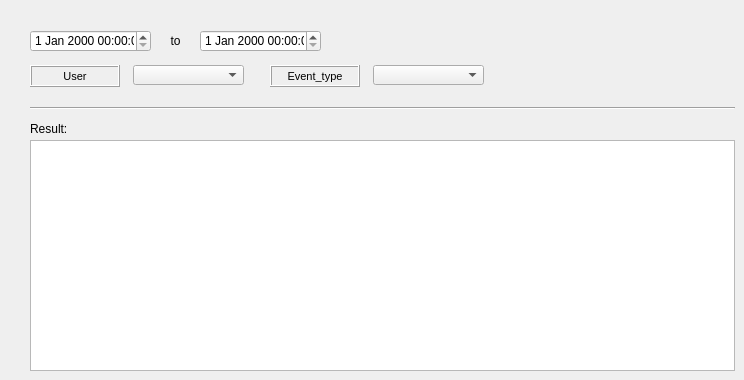
     <widget class="QWidget" name="tab">
      <attribute name="title">
       <string>Log</string>
      </attribute>
      <widget class="QDateTimeEdit" name="dateTimeEdit_8">
       <property name="geometry">
        <rect>
         <x>30</x>
         <y>30</y>
         <width>121</width>
         <height>22</height>
        </rect>
       </property>
      </widget>
      <widget class="QComboBox" name="comboBox_31">
       <property name="geometry">
        <rect>
         <x>133</x>
         <y>65</y>
         <width>111</width>
         <height>20</height>
        </rect>
       </property>
      </widget>
      <widget class="QLabel" name="label_134">
       <property name="geometry">
        <rect>
         <x>30</x>
         <y>65</y>
         <width>90</width>
         <height>22</height>
        </rect>
       </property>
       <property name="font">
        <font>
         <pointsize>8</pointsize>
        </font>
       </property>
       <property name="frameShape">
        <enum>QFrame::Box</enum>
       </property>
       <property name="frameShadow">
        <enum>QFrame::Raised</enum>
       </property>
       <property name="text">
        <string>User</string>
       </property>
       <property name="textFormat">
        <enum>Qt::AutoText</enum>
       </property>
       <property name="scaledContents">
        <bool>false</bool>
       </property>
       <property name="alignment">
        <set>Qt::AlignCenter</set>
       </property>
       <property name="margin">
        <number>3</number>
       </property>
      </widget>
      <widget class="QComboBox" name="comboBox_35">
       <property name="geometry">
        <rect>
         <x>373</x>
         <y>65</y>
         <width>111</width>
         <height>20</height>
        </rect>
       </property>
      </widget>
      <widget class="QLabel" name="label_135">
       <property name="geometry">
        <rect>
         <x>160</x>
         <y>30</y>
         <width>31</width>
         <height>22</height>
        </rect>
       </property>
       <property name="font">
        <font>
         <pointsize>9</pointsize>
        </font>
       </property>
       <property name="frameShape">
        <enum>QFrame::NoFrame</enum>
       </property>
       <property name="frameShadow">
        <enum>QFrame::Raised</enum>
       </property>
       <property name="text">
        <string>to</string>
       </property>
       <property name="textFormat">
        <enum>Qt::AutoText</enum>
       </property>
       <property name="scaledContents">
        <bool>false</bool>
       </property>
       <property name="alignment">
        <set>Qt::AlignCenter</set>
       </property>
       <property name="margin">
        <number>3</number>
       </property>
      </widget>
      <widget class="QLabel" name="label_136">
       <property name="geometry">
        <rect>
         <x>270</x>
         <y>65</y>
         <width>90</width>
         <height>22</height>
        </rect>
       </property>
       <property name="font">
        <font>
         <pointsize>8</pointsize>
        </font>
       </property>
       <property name="frameShape">
        <enum>QFrame::Box</enum>
       </property>
       <property name="frameShadow">
        <enum>QFrame::Raised</enum>
       </property>
       <property name="text">
        <string>Event_type</string>
       </property>
       <property name="textFormat">
        <enum>Qt::AutoText</enum>
       </property>
       <property name="scaledContents">
        <bool>false</bool>
       </property>
       <property name="alignment">
        <set>Qt::AlignCenter</set>
       </property>
       <property name="margin">
        <number>3</number>
       </property>
      </widget>
      <widget class="QDateTimeEdit" name="dateTimeEdit_9">
       <property name="geometry">
        <rect>
         <x>200</x>
         <y>30</y>
         <width>121</width>
         <height>22</height>
        </rect>
       </property>
      </widget>
      <widget class="QTableWidget" name="tableWidget_10">
       <property name="geometry">
        <rect>
         <x>30</x>
         <y>140</y>
         <width>705</width>
         <height>231</height>
        </rect>
       </property>
      </widget>
      <widget class="Line" name="line_17">
       <property name="geometry">
        <rect>
         <x>30</x>
         <y>100</y>
         <width>705</width>
         <height>16</height>
        </rect>
       </property>
       <property name="orientation">
        <enum>Qt::Horizontal</enum>
       </property>
      </widget>
      <widget class="QLabel" name="label_137">
       <property name="geometry">
        <rect>
         <x>30</x>
         <y>118</y>
         <width>90</width>
         <height>22</height>
        </rect>
       </property>
       <property name="font">
        <font>
         <pointsize>9</pointsize>
        </font>
       </property>
       <property name="frameShape">
        <enum>QFrame::NoFrame</enum>
       </property>
       <property name="frameShadow">
        <enum>QFrame::Plain</enum>
       </property>
       <property name="text">
        <string>Result:</string>
       </property>
       <property name="textFormat">
        <enum>Qt::AutoText</enum>
       </property>
       <property name="scaledContents">
        <bool>false</bool>
       </property>
       <property name="alignment">
        <set>Qt::AlignLeading|Qt::AlignLeft|Qt::AlignVCenter</set>
       </property>
       <property name="margin">
        <number>3</number>
       </property>
      </widget>
     </widget>
